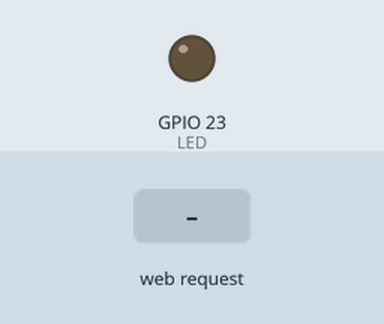
The sketch below on a simulated ESP32. Parts: output pins drawn as LEDs (lit = HIGH). Inputs (shaded band) come from the test bench. WiFi joins after 1.5 s; servers stay silent unless stated; what the sketch prints to the serial monitor is not drawn.

Above: at 3.3 s.
3.4 s: HTTP request GET /on received
At 4.3 s:
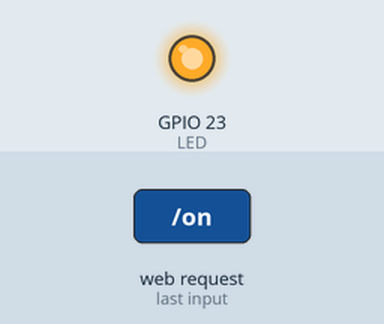
4.9 s: HTTP request GET /off received
At 5.5 s:
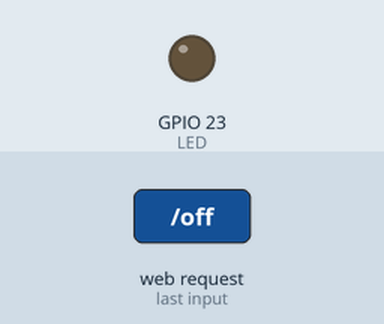
Timing chart, 0 to 7.9 s (numbered marks = the images above; inputs shaded):
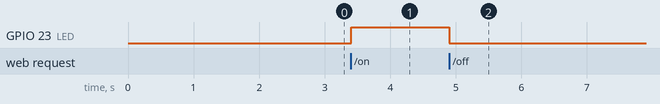

The sketch:

AsyncWebServer.ino
```cpp
#include <WiFi.h>
#include <AsyncTCP.h>
#include <ESPAsyncWebServer.h>

const char *ssid = "AIE_509_2.4G";
const char *password = "addinedu_class1";
const int LED = 23;

AsyncWebServer server(80); // port number. (webserver = 8080 or 80)


const char html[] PROGMEM = R"rawliteral(
  <!DOCTYPE html>
  <html>
  <body>
  <center>
  <h1>Hello, MinSeop's ESP32 Web Server - Async</h1>
  <a href="on"><button>LED ON</button></a>
  <a href="off"><button>LED OFF</button></a>
  </center>
  </body>
  </html>
  )rawliteral";

String processor(const String& var)
{
  Serial.println(var);
  return var;
}

void setup() {
  // put your setup code here, to run once:
  Serial.begin(115200);
  Serial.println("ESP32 Web Server Start");
  Serial.println(ssid);
  pinMode(LED, OUTPUT);

  WiFi.begin(ssid, password);

  while (WiFi.status() != WL_CONNECTED)
  {
    delay(1000);
    Serial.print(".");
  }

  Serial.println();

  Serial.print("IP addess: ");
  Serial.println(WiFi.localIP());

  server.on("/", HTTP_GET, [] (AsyncWebServerRequest *req){
    req->send_P(200, "text/html", html, processor);
  });
  server.on("/on", HTTP_GET, [] (AsyncWebServerRequest *req){
    digitalWrite(LED, HIGH);
    req->send_P(200, "text/html", html, processor);
  });
  server.on("/off", HTTP_GET, [] (AsyncWebServerRequest *req){
    digitalWrite(LED, LOW);
    req->send_P(200, "text/html", html, processor);
  });
  server.begin();

  Serial.println("HTTP Server Started!");
  delay(100);
}


void loop() {
  // put your main code here, to run repeatedly
}
```

Measured:
- after the input at 3.4 s, GPIO 23 (LED): LOW → HIGH at once
- after the input at 4.9 s, GPIO 23 (LED): HIGH → LOW at once
